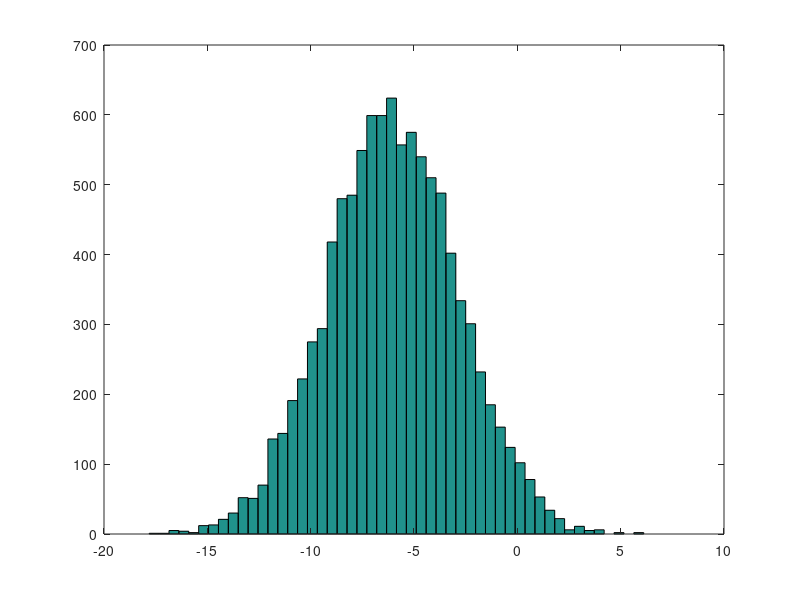

Here is the MATLAB script that generated this plot: (Note: this script raises an error after producing the figure.)
%% Basic Operations-------------------------------------------------------------
PS1('> ') % change prompt

A = [1 2; 3 4; 5 6];
disp(A)

v = [1 2 3]; % row vector
disp(v);

v2 = [1; 2; 3]; % col vec
disp(v2);

v3 = 1:0.1:2; % R: seq(1, 2, 0.1)
disp(v3);

v4 = 1:7;
disp(v4)

ones23 = ones(2, 3);
disp(ones23);

zeros22 = zeros(2, 2);
disp(zeros22);

r = rand(4, 3);
disp(r);

rnorm = randn(2, 2);
disp(rnorm);

w = -6 + sqrt(10) * randn(1, 10000);
hist(w);
hist(w, 50); % 50 bins

I5 = eye(5); % identity matrix
disp(I5);

% help x % help for x;



%% Moving Data Around-----------------------------------------------------------
size(A)    % Py: A.shape
size(A, 1) %     A.shape[0]
size(A, 2)

v = [1 2 3 4];
length(v) % 4

disp(pwd)
disp(ls)

load ./machine-learning-ex1/ex1/ex1data1.txt
load ./machine-learning-ex1/ex1/ex1data2.txt

disp(who)  % R: ls() includes ex1data1, ex1data2;
disp('size ex1data1')
disp(size(ex1data1))
disp('size ex1data2')
disp(size(ex1data2))
          
save ./hello.mat v; % binary
save ./hello.txt v -ascii % human-readable

clear % clear workspace - R: rm(list=ls())

load hello
disp(who)


A = [1 2; 3 4; 5 6];
A(3, 2)     % 6
A(2, :)     % 3 4
A(:, 2)     % 2; 4; 6
A([1 3], :) % 1 2; 5 6;
A(:, 2) = [10; 11; 12];
disp(A)     % [1 10; 3 11; 5 12]

A = [A, [100; 101; 102]] % R: cbind();
disp(A)

disp(A(:)) % Py: A.ravel() -- returns single col vec

A = [1 2; 3 4; 5 6];
B = [7 8; 9 0; 1 2];
C = [A B] % R: cbind(A, B);
D = [A; B] % R: rbind(A, B);


  

  
                        
